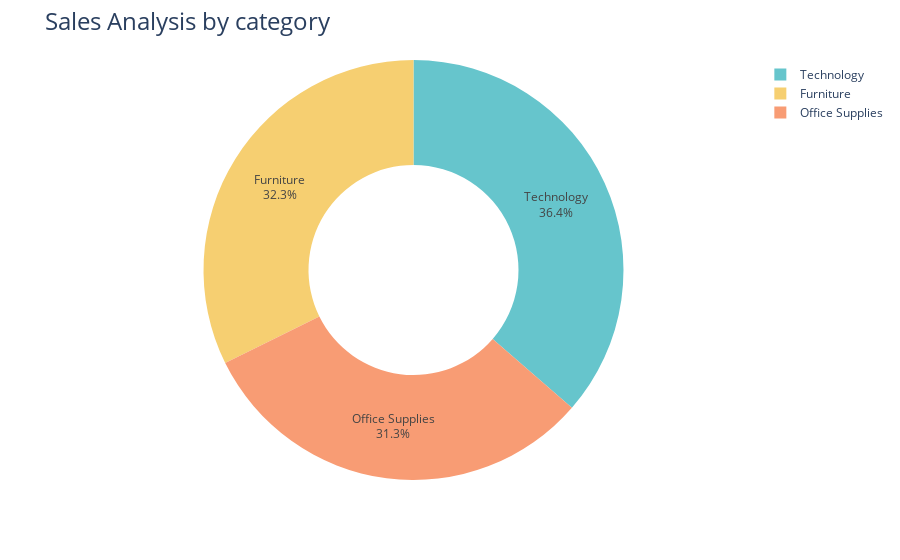

Notebook source saved alongside this figure:
### Code cell
fig= px.pie(sales_by_category,
           values='Sales',
           names='Category',
           hole=0.5,
           color_discrete_sequence=px.colors.qualitative.Pastel)
fig.update_traces(textposition='inside',textinfo='percent+label')
fig.update_layout(title_text="Sales Analysis by category",title_font=dict(size=24))

fig.show()

### Figure 1 — Plotly figure (JSON) as saved in the notebook; plotly's stock layout.template omitted (floating-point values rounded to 4 significant figures)
{"data": [{"domain": {"x": [0, 1], "y": [0, 1]}, "hole": 0.5, "hovertemplate": "Category=%{label}<br>Sales=%{value}<extra></extra>", "labels": ["Furniture", "Office Supplies", "Technology"], "legendgroup": "", "name": "", "showlegend": true, "textinfo": "percent+label", "textposition": "inside", "type": "pie", "values": [742000.0, 719000.0, 836200.0]}], "layout": {"autosize": true, "legend": {"tracegroupgap": 0}, "margin": {"t": 60}, "piecolorway": ["rgb(102, 197, 204)", "rgb(246, 207, 113)", "rgb(248, 156, 116)", "rgb(220, 176, 242)", "rgb(135, 197, 95)", "rgb(158, 185, 243)", "rgb(254, 136, 177)", "rgb(201, 219, 116)", "rgb(139, 224, 164)", "rgb(180, 151, 231)", "rgb(179, 179, 179)"], "title": {"font": {"size": 24}, "text": "Sales Analysis by category"}}}
